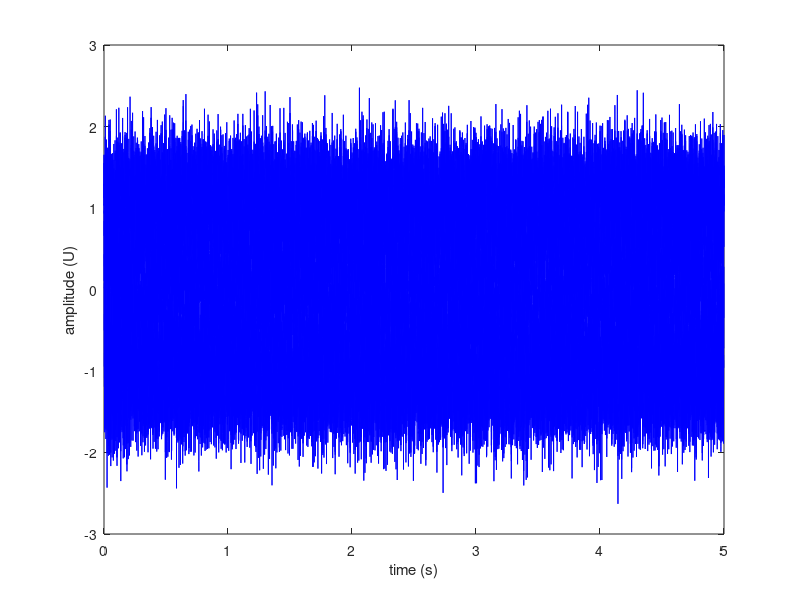
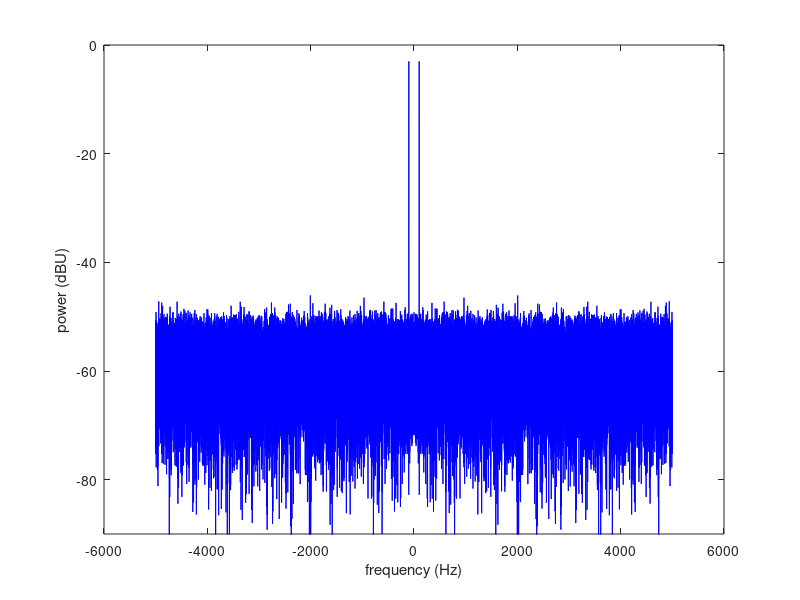
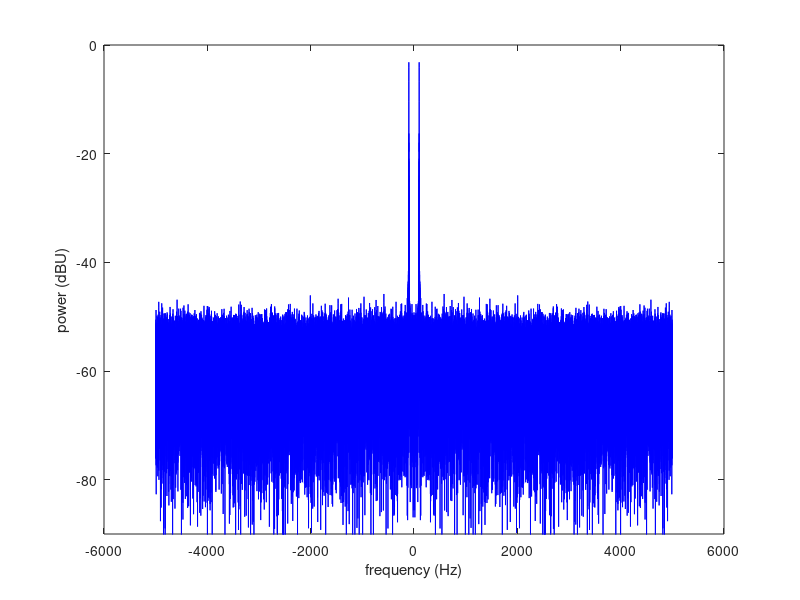

MATLAB code for these plots, in order: (Note: this script raises an error after producing the figures.)
% -------------------------------------------------------------------------
% Test of white noise addition to a real signal and retrieval of the noise
% PSD with the Welch periodogram method
%
% 2021-04-20
%
% -------------------------------------------------------------------------



% -------------------------------------------------------------------------
% Clean-up
% -------------------------------------------------------------------------
clear all
close all


% -------------------------------------------------------------------------
% Reset random number generator.
% -------------------------------------------------------------------------
rng default


% -------------------------------------------------------------------------
% Generate sinusoidal signal with white noise
% -------------------------------------------------------------------------
fs = 10000;
% Sample rate, in Hz.
signal_frequency = 100;
% Sinusoidal signal frequency, in Hz.
signal_peak_amplitude = sqrt(2);
% Peak amplitude of the sinusoid in units of U
% The rms value is signal_peak_amplitude/sqrt(2)
% The average power is signal_peak_amplitude^2/2
noise_variance = 0.1;
% Gaussian noise variance.
% The average noise power is equal to noise_variance.
time_array = 0:1/fs:5-1/fs;
% Time array.
sig = signal_peak_amplitude*cos(2*pi*signal_frequency*time_array) + sqrt(noise_variance)* randn(size(time_array));
% Noisy sinusoidal signal.

figure('Name','noisy sinusoidal signal')
plot(time_array,sig,'b-');
xlabel('time (s)');
ylabel('amplitude (U)');

% We recover the total power in the time domain:
estimated_total_power_mean_time = mean(sig.^2);

estimated_noise_power_mean_time = estimated_total_power_mean_time - signal_peak_amplitude^2/2;
% That should be the noise power.

fprintf('\n\n\n%s\n','Analysis of noisy sinusoidal signal')
fprintf('%s\n','===================================')

fprintf('\n%s\n','Signal and additive white Gaussian noise generation')
fprintf('%s','---------------------------------------------------')

fprintf('\n\n%s\t%3.2f\t%s\n','Set signal average power= ',signal_peak_amplitude^2/2,'W');
fprintf('%s\t%3.2f\t%s\n','Set signal average power= ',10*log10(signal_peak_amplitude^2/2),'dBW');

fprintf('\n%s%3.5f%s\n','Total power estimated in the time domain= ',estimated_total_power_mean_time,' W');
fprintf('%s%3.5f%s\n','Noise power estimated in the time domain= ',estimated_noise_power_mean_time,' W');
fprintf('%s%3.5f%s\n','Set noise variance= ',noise_variance,' W');
fprintf('%s%3.5f%s\n','Ratio between set and estimated noise power= ',noise_variance/estimated_noise_power_mean_time,' (-)');
fprintf('%s%3.5f%s\n','Ratio between set and estimated noise power= ',10*log10(noise_variance/estimated_noise_power_mean_time),' dB');



%%
% -------------------------------------------------------------------------
% We plot the signal spectrum. 
% In Matlab it is the DFT divided by the number of samples
% -------------------------------------------------------------------------

nsamples = length(sig);
% Number of samples in the input signal.
df = fs/nsamples;
frequency_array = (-nsamples/2:nsamples/2-1)*df;
% Frequency axis.

signal_spectrum = fftshift(fft(sig))/nsamples;
% Spectrum.

fprintf('\n\n%s\n','FFT spectrum analysis')
fprintf('%s','---------------------')

fprintf('\n\n%s%i','The FFT length is equal to the vector length = ', nsamples)

fprintf('\n\n%s\t%3.2f\t%s\n','Expected power of each tone in double-sided spectrum= ',signal_peak_amplitude^2/4,'W');
fprintf('%s\t%3.2f\t%s\n','Expected power of each tone in double-sided spectrum= ',10*log10(signal_peak_amplitude^2/4),'dBW');


fprintf('\n%s\t%3.2f\t%s\n','Retrieved peak power in double-sided fft spectrum= ',max(abs(signal_spectrum).^2),'W');
fprintf('%s\t%3.2f\t%s\n','Retrieved peak power in double-sided fft spectrum= ',10*log10(max(abs(signal_spectrum).^2)),'dBW');


figure('Name','spectrum of noisy sinusoidal signal - FFT length = vector length')
plot(frequency_array,10*log10(abs(signal_spectrum).^2),'b-')
xlabel('frequency (Hz)');
ylabel('power (dBU)');
ylim([-90 0]);




%%
% -------------------------------------------------------------------------
% We plot the spectrum with an FFT length different than the length of the
% signal vector
% -------------------------------------------------------------------------
fft_length_2 = 2^17;
% FFT length

df_2 = fs/fft_length_2;
frequency_array_2 = (-fft_length_2/2:fft_length_2/2-1)*df_2;
% Frequency axis.
signal_spectrum_2 = fftshift(fft(sig,fft_length_2)) / nsamples;
% Spectrum.
% Observe the normalisation by Nsamples (and not by fft_length_2) !


fprintf('\n\n%s%i','The FFT length is equal to ', fft_length_2)

fprintf('\n\n%s\t%3.2f\t%s\n','Retrieved peak power in double-sided fft spectrum= ',max(abs(signal_spectrum_2).^2),'W');
fprintf('%s\t%3.2f\t%s\n','Retrieved peak power in double-sided fft spectrum= ',10*log10(max(abs(signal_spectrum_2).^2)),'dBW');


figure('Name',['spectrum of noisy sinusoidal signal - FFT length = ' num2str(fft_length_2)]);
plot(frequency_array_2,10*log10(abs(signal_spectrum_2).^2),'b-');
xlabel('frequency (Hz)');
ylabel('power (dBU)');
ylim([-90 0]);

% We should observe the effect of zero padding: windowing of the signal by
% a rectangular window => in the spectral domain convolution of the
% spectrum by a sinc function.
% Indeed this is what we observe.





% -------------------------------------------------------------------------
% Use of Welch method: power
% -------------------------------------------------------------------------
block_size = nsamples;
overlap_samples = 0;
fft_length = nsamples;
window_type = 'rectangular';

block_size = 256*8;
overlap_samples = block_size/2;
fft_length = max(256,2^nextpow2(block_size));
window_type = 'hann';

params_window.type = window_type;
params_window.length = block_size;
params_window.symmetry = 'periodic';
window = dsp_window(params_window);
[nenb,window_spectrum,angular_frequency_normalised] = dsp_window_properties(window,fft_length);
% Window property.

[pwelch_power_1,freq_1] = psd_welch(sig,block_size,overlap_samples,window_type,fft_length,'one_sided','power',fs);
% [pwelch_power_2,freq_2] = psd_welch(sig,block_size,overlap_samples,window_type,fft_length,'one_sided','power');

fprintf('\n\n%s\n','Welch periodogram: power mode')
fprintf('%s','-----------------------------')

fprintf('\n\n%s\t%3.2f\t%s\n','Peak power in psd_welch single-sided power spectrum= ',max(pwelch_power_1),'W');
fprintf('%s\t%3.2f\t%s\n','Peak power in psd_welch single-sided power spectrum= ',10*log10(max(pwelch_power_1)),'dBW');


figure('Name','power - psd_welch');
h1 = plot(freq_1,10*log10(pwelch_power_1),'b-');
xlabel('frequency (Hz)')
ylabel('power (dBW)')
ylim([-65 3]);
grid on
h2 = hline(10*log10(signal_peak_amplitude^2/2),'r-');
legend([h1 h2],{'Welch power','expected signal power'})

% figure('Name','Power - psd_welch (normalised)');
% plot(freq_2*2,10*log10(pwelch_power_2),'b-');
% xlabel('normalised frequency (\pi rad/sample)')
% ylabel('power (dBW)')
% ylim([-65 3]);
% grid on



%%
% -------------------------------------------------------------------------
% Calculation of the noise PSD
% -------------------------------------------------------------------------
n0 = 2*noise_variance/fs;
% Expected single-sided noise spectral density in W / Hz.

n0n = 2*noise_variance/2/pi;
% Expected two-sided normalised noise spectral density in W/rad/sample.

fprintf('\n\n%s\n','Welch periodogram: power spectral density')
fprintf('%s\n','-----------------------------------------')


fprintf('\n\n%s\t%3.2f\t%s\n','Expected two-sided noise spectral density: ',10*log10(n0/2),'10*log10(W/Hz)')
fprintf('%s\t%3.2f\t%s\n\n','Expected (normalised) two-sided noise spectral density: ',10*log10(n0n/2),'10*log10(W/rad/sample)')

fprintf('\n%s\t%3.2f\t%s\n','Expected one-sided noise spectral density: ',10*log10(n0),'10*log10(W/Hz)')
fprintf('%s\t%3.2f\t%s\n\n','Expected (normalised) one-sided noise spectral density: ',10*log10(n0n),'10*log10(W/rad/sample)')




% -------------------------------------------------------------------------
% Use of Welch method: power spectral density
% -------------------------------------------------------------------------

[psd_welch_psd_3,freq_3] = psd_welch(sig,block_size,overlap_samples,window_type,fft_length,'one_sided','psd',fs);
[psd_welch_psd_4,freq_4] = psd_welch(sig,block_size,overlap_samples,window_type,fft_length,'one_sided','psd');

figure('Name','PSD - psd_welch');
h1 = plot(freq_3,10*log10(psd_welch_psd_3),'b-');
xlabel('frequency (Hz)')
ylabel('PSD (10*log10(W/Hz))')
ylim([min(10*log10(psd_welch_psd_3))-5 max(10*log10(psd_welch_psd_3))+5]);
ylim([-65 3]);
grid on
h2 = hline(10*log10(n0),'r-');
legend([h1 h2],{'Welch psd','expected noise psd'})

figure('Name','PSD - psd_welch (normalised)');
h1 = plot(freq_4/pi,10*log10(psd_welch_psd_4),'b-');
xlabel('normalised frequency (\pi rad/sample)')
ylabel('PSD (10*log10(W/rad/sample))')
ylim([min(10*log10(psd_welch_psd_4))-5 max(10*log10(psd_welch_psd_4))+5]);
grid on
h2 = hline(10*log10(n0n),'r-');
legend([h1 h2],{'Welch psd','expected noise psd'})




